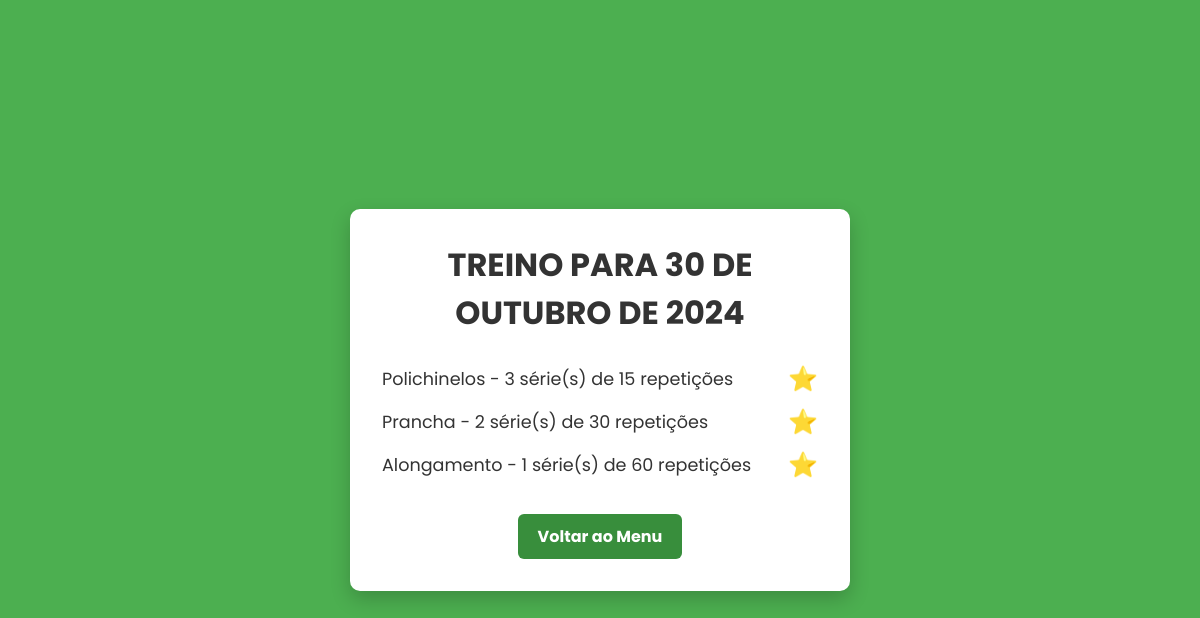
The app's page /treino/3/ with its own data.
### app_fitplan/models.py (models this page shows, shortened)
class Treino(models.Model):
    usuario = models.ForeignKey(User, on_delete=models.CASCADE)
    intensidade = models.CharField(max_length=50)
    duracao = models.CharField(max_length=50)
    local = models.CharField(max_length=50)
    data = models.DateField(auto_now_add=True)
    exercicios = models.JSONField()

### app_fitplan/views.py (the view, shortened to what this page needs)
# urls.py: path('treino/<int:treino_id>/', views.gerar_treino_view, name='treino'),
def gerar_treino_view(request, treino_id=None):
    if treino_id:
        treino = get_object_or_404(Treino, id=treino_id)
        exercicios = treino.exercicios
    return render(request, 'treino.html', {'treino': treino, 'exercicios': exercicios})

### app_fitplan/templates/treino.html (shortened to what this page needs)
<!DOCTYPE html>
<html lang="pt-br">
<head>
</head>
<body>
<div class="container">
    <h1>Treino para {{ treino.data|date:"d" }} de {{ treino.data|date:"F" }} de {{ treino.data|date:"Y" }}</h1>
    <ul class="exercicio-list">
        {% for exercicio in exercicios %}
            <li>
                {{ exercicio.nome }} - {{ exercicio.series }} série(s) de {{ exercicio.repeticoes }} repetições
                <a href="{% url 'favoritar_exercicio' treino.id exercicio.nome %}" class="star-link">⭐</a>
            </li>
        {% endfor %}
    </ul>
    <a href="{% url 'menu' %}" class="back-button">Voltar ao Menu</a>
</div>
</body>
</html>

### app_fitplan/templates/treino.html (style rules this page uses)
* { margin: 0; padding: 0; box-sizing: border-box; }
body { font-family: 'Poppins', sans-serif; background-color: #4caf50; display: flex; justify-content: center; align-items: center; height: 100vh; padding: 1rem; }
.container { background-color: white; width: 90%; max-width: 500px; padding: 2rem; box-shadow: 0 8px 20px rgba(0, 0, 0, 0.2); text-align: center; border-radius: 10px; }
h1 { font-size: 2rem; font-weight: bold; color: #333; margin-bottom: 1.5rem; text-transform: uppercase; }
.exercicio-list { list-style-type: none; margin-top: 1.5rem; padding: 0; }
.exercicio-list li { font-size: 1.1rem; color: #333; margin: 0.5rem 0; display: flex; align-items: center; justify-content: space-between; }
.star-link { color: gold; font-size: 1.5rem; text-decoration: none; cursor: pointer; }
.back-button { display: inline-block; margin-top: 1.5rem; padding: 0.6rem 1.2rem; background-color: #388e3c; color: white; border: none; font-size: 1rem; font-weight: bold; cursor: pointer; border-radius: 6px; text-decoration: none; transition: background-color 0.3s, transform 0.3s; }

### records on screen
Treino: data "30", data "OUTUBRO", data "2024"

### other values on screen
{{ exercicio.nome }} "Polichinelos" "Prancha" "Alongamento"
{{ exercicio.series }} "3" "2" "1"
{{ exercicio.repeticoes }} "15" "30" "60"
